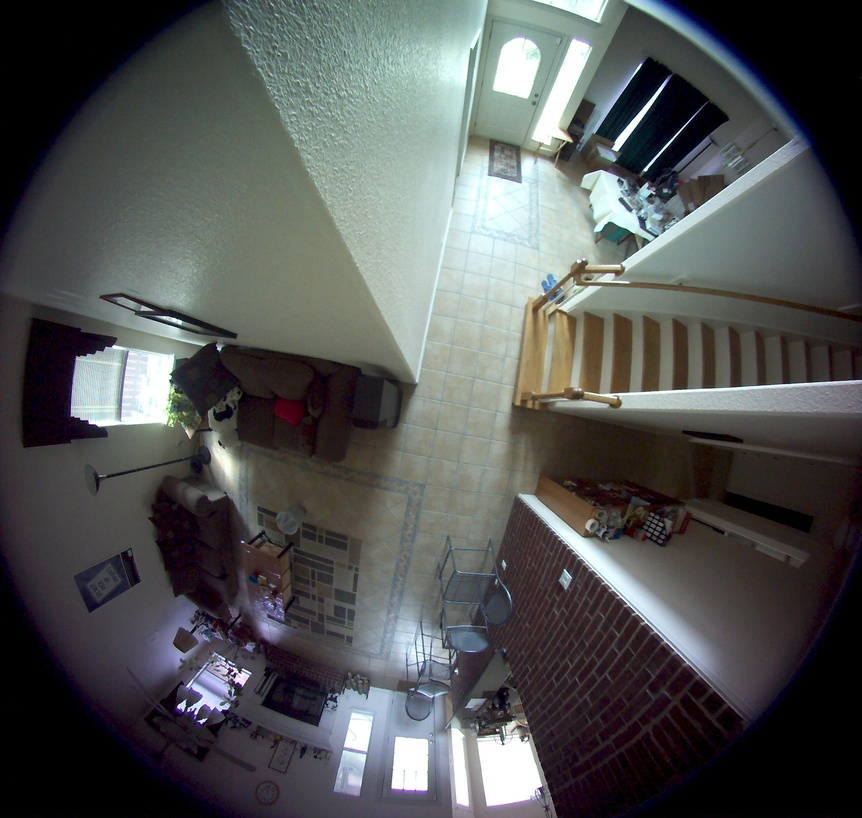
#> input picture sample_images/input/20110827-fish.jpg, 862 x 818 px, shrunk from 2048 x 1944 before the run
$ python rectify_image_meshgrid.py sample_images/input/20110827-fish.jpg out.png
#> lines starting #> are read from the running program, lines starting #| are printed output that depends on the picture
from PIL import Image
import numpy as np
import math
import sys


def rectify_image(input_path, output_path):
    # Open the input image
#> called with input_path = 'sample_images/input/20110827-fish.jpg', output_path = 'out.png'
    input_image = Image.open(input_path)
#> input_image is the input picture: PIL image 862x818 RGB; mean R, G, B 82.9, 84.9, 84.4
    width, height = input_image.size
#> width = 862; height = 818

    # Calculate variables for rectilinear projection
    midy = height // 2
#> midy = 409
    midx = width // 2
#> midx = 431
    maxmag = max(midy, midx)
#> maxmag = 431
    circum = int(2 * math.pi * maxmag)
#> circum = 2708

    # Create a mesh grid of x and y coordinates
    x, y = np.meshgrid(np.arange(circum), np.arange(maxmag))

    # Calculate the corresponding theta and mag values
    theta = -1.0 * x / maxmag
    mag = maxmag - y

    # Calculate the corresponding target coordinates
    targety = np.rint(midy + mag * np.cos(theta)).astype(int)
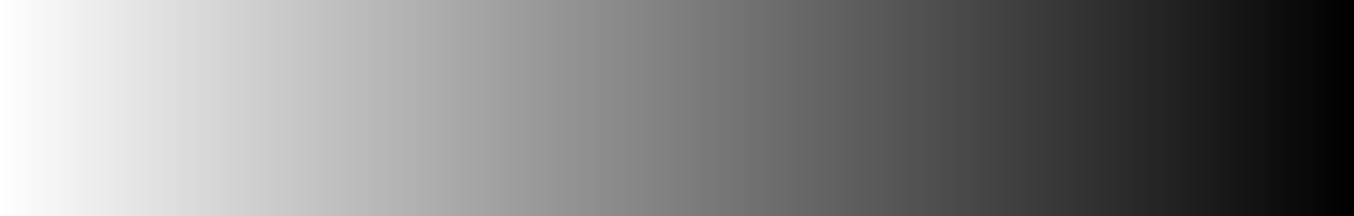
#> theta: shape (431, 2708) float64 (shown at 1/2 size); min -6.28, max 0, mean -3.14; drawn with min black and max white
    targetx = np.rint(midx + mag * np.sin(theta)).astype(int)

    # Create masks for invalid coordinates
    invalid_mask = np.logical_or(targety < 0, targety >= height) | np.logical_or(
        targetx < 0, targetx >= width
    )

    # Extract pixel values from the input image
    input_pixels = np.array(input_image)

    # Initialize the output image array
    output_pixels = np.zeros((maxmag, circum, 3), dtype=np.uint8)

    # Assign pixel values from the input image to the corresponding coordinates in the output image
    output_pixels[~invalid_mask] = input_pixels[
        targety[~invalid_mask], targetx[~invalid_mask]
    ]
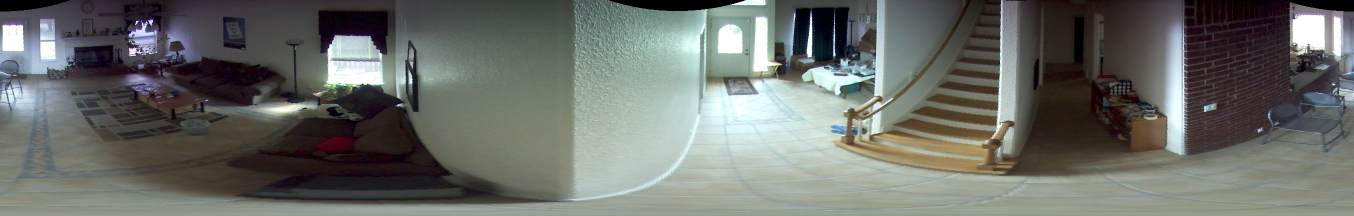
#> output_pixels: shape (431, 2708, 3) (shown at 1/2 size); mean R, G, B 106.7, 109.4, 104.8

    # Create the output image from the pixel array
    output_image = Image.fromarray(output_pixels, "RGB")

    # Save the rectified image as JPEG
    output_image.save(output_path, "JPEG")
    print("Rectified image saved successfully.")


if __name__ == "__main__":
    if len(sys.argv) != 3:
        print("Usage: python rectify_image.py <input_image.jpg> <output_image.jpg>")
    else:
        input_image_path = sys.argv[1]
        output_image_path = sys.argv[2]
        rectify_image(input_image_path, output_image_path)
